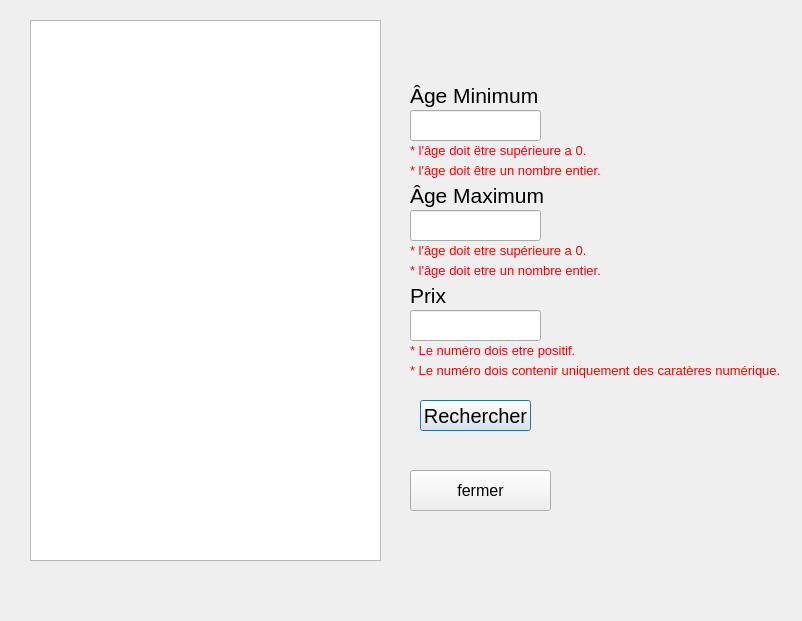
<?xml version="1.0" encoding="UTF-8"?>
<ui version="4.0">
 <class>Dialog</class>
 <widget class="QDialog" name="Dialog">
  <property name="geometry">
   <rect>
    <x>0</x>
    <y>0</y>
    <width>802</width>
    <height>621</height>
   </rect>
  </property>
  <property name="windowTitle">
   <string>Dialog</string>
  </property>
  <widget class="QLineEdit" name="lineEdit_age_min">
   <property name="geometry">
    <rect>
     <x>410</x>
     <y>110</y>
     <width>131</width>
     <height>31</height>
    </rect>
   </property>
   <property name="font">
    <font>
     <pointsize>12</pointsize>
    </font>
   </property>
   <property name="text">
    <string/>
   </property>
  </widget>
  <widget class="QLabel" name="label_titre_age_min">
   <property name="geometry">
    <rect>
     <x>410</x>
     <y>80</y>
     <width>141</width>
     <height>31</height>
    </rect>
   </property>
   <property name="font">
    <font>
     <pointsize>16</pointsize>
    </font>
   </property>
   <property name="text">
    <string>Âge Minimum</string>
   </property>
  </widget>
  <widget class="QLabel" name="label_titre_age_max">
   <property name="geometry">
    <rect>
     <x>410</x>
     <y>180</y>
     <width>371</width>
     <height>31</height>
    </rect>
   </property>
   <property name="font">
    <font>
     <pointsize>16</pointsize>
    </font>
   </property>
   <property name="text">
    <string>Âge Maximum</string>
   </property>
  </widget>
  <widget class="QLineEdit" name="lineEdit_age_max">
   <property name="geometry">
    <rect>
     <x>410</x>
     <y>210</y>
     <width>131</width>
     <height>31</height>
    </rect>
   </property>
   <property name="font">
    <font>
     <pointsize>12</pointsize>
    </font>
   </property>
   <property name="text">
    <string/>
   </property>
  </widget>
  <widget class="QPushButton" name="pushButton_age_rechercher">
   <property name="geometry">
    <rect>
     <x>420</x>
     <y>400</y>
     <width>111</width>
     <height>31</height>
    </rect>
   </property>
   <property name="font">
    <font>
     <pointsize>15</pointsize>
    </font>
   </property>
   <property name="text">
    <string>Rechercher</string>
   </property>
  </widget>
  <widget class="QListView" name="listView_list_patient_avance">
   <property name="geometry">
    <rect>
     <x>30</x>
     <y>20</y>
     <width>351</width>
     <height>541</height>
    </rect>
   </property>
  </widget>
  <widget class="QPushButton" name="pushButton_hide_list_avance">
   <property name="geometry">
    <rect>
     <x>410</x>
     <y>470</y>
     <width>141</width>
     <height>41</height>
    </rect>
   </property>
   <property name="font">
    <font>
     <pointsize>12</pointsize>
    </font>
   </property>
   <property name="text">
    <string>fermer</string>
   </property>
  </widget>
  <widget class="QLabel" name="label_titre_prix">
   <property name="geometry">
    <rect>
     <x>410</x>
     <y>280</y>
     <width>371</width>
     <height>31</height>
    </rect>
   </property>
   <property name="font">
    <font>
     <pointsize>16</pointsize>
    </font>
   </property>
   <property name="text">
    <string>Prix</string>
   </property>
  </widget>
  <widget class="QLineEdit" name="lineEdit_prix">
   <property name="geometry">
    <rect>
     <x>410</x>
     <y>310</y>
     <width>131</width>
     <height>31</height>
    </rect>
   </property>
   <property name="font">
    <font>
     <pointsize>12</pointsize>
    </font>
   </property>
   <property name="text">
    <string/>
   </property>
  </widget>
  <widget class="QLabel" name="label_erreure_taille_age_min">
   <property name="geometry">
    <rect>
     <x>410</x>
     <y>140</y>
     <width>331</width>
     <height>21</height>
    </rect>
   </property>
   <property name="font">
    <font>
     <pointsize>10</pointsize>
    </font>
   </property>
   <property name="text">
    <string>&lt;html&gt;&lt;head/&gt;&lt;body&gt;&lt;p&gt;&lt;span style=&quot; color:#ff0000;&quot;&gt;* l'âge doit ëtre supérieure a 0.&lt;/span&gt;&lt;/p&gt;&lt;/body&gt;&lt;/html&gt;</string>
   </property>
  </widget>
  <widget class="QLabel" name="label_erreure_chiffreonly_num_age_min">
   <property name="geometry">
    <rect>
     <x>410</x>
     <y>160</y>
     <width>371</width>
     <height>21</height>
    </rect>
   </property>
   <property name="font">
    <font>
     <pointsize>10</pointsize>
    </font>
   </property>
   <property name="text">
    <string>&lt;html&gt;&lt;head/&gt;&lt;body&gt;&lt;p&gt;&lt;span style=&quot; color:#ff0000;&quot;&gt;* l'âge doit être un nombre entier.&lt;/span&gt;&lt;/p&gt;&lt;/body&gt;&lt;/html&gt;</string>
   </property>
  </widget>
  <widget class="QLabel" name="label_erreure_positif">
   <property name="geometry">
    <rect>
     <x>410</x>
     <y>340</y>
     <width>331</width>
     <height>21</height>
    </rect>
   </property>
   <property name="font">
    <font>
     <pointsize>10</pointsize>
    </font>
   </property>
   <property name="text">
    <string>&lt;html&gt;&lt;head/&gt;&lt;body&gt;&lt;p&gt;&lt;span style=&quot; color:#ff0000;&quot;&gt;* Le numéro dois etre positif.&lt;/span&gt;&lt;/p&gt;&lt;/body&gt;&lt;/html&gt;</string>
   </property>
  </widget>
  <widget class="QLabel" name="label_erreure_chiffreonly_num_prix">
   <property name="geometry">
    <rect>
     <x>410</x>
     <y>360</y>
     <width>371</width>
     <height>21</height>
    </rect>
   </property>
   <property name="font">
    <font>
     <pointsize>10</pointsize>
    </font>
   </property>
   <property name="text">
    <string>&lt;html&gt;&lt;head/&gt;&lt;body&gt;&lt;p&gt;&lt;span style=&quot; color:#ff0000;&quot;&gt;* Le numéro dois contenir uniquement des caratères numérique.&lt;/span&gt;&lt;/p&gt;&lt;/body&gt;&lt;/html&gt;</string>
   </property>
  </widget>
  <widget class="QLabel" name="label_erreure_taille_num_age_max">
   <property name="geometry">
    <rect>
     <x>410</x>
     <y>240</y>
     <width>331</width>
     <height>21</height>
    </rect>
   </property>
   <property name="font">
    <font>
     <pointsize>10</pointsize>
    </font>
   </property>
   <property name="text">
    <string>&lt;html&gt;&lt;head/&gt;&lt;body&gt;&lt;p&gt;&lt;span style=&quot; color:#ff0000;&quot;&gt;* l'âge doit etre supérieure a 0.&lt;/span&gt;&lt;/p&gt;&lt;/body&gt;&lt;/html&gt;</string>
   </property>
  </widget>
  <widget class="QLabel" name="label_erreure_chiffreonly_num_age_max">
   <property name="geometry">
    <rect>
     <x>410</x>
     <y>260</y>
     <width>371</width>
     <height>21</height>
    </rect>
   </property>
   <property name="font">
    <font>
     <pointsize>10</pointsize>
    </font>
   </property>
   <property name="text">
    <string>&lt;html&gt;&lt;head/&gt;&lt;body&gt;&lt;p&gt;&lt;span style=&quot; color:#ff0000;&quot;&gt;* l'âge doit etre un nombre entier.&lt;/span&gt;&lt;/p&gt;&lt;/body&gt;&lt;/html&gt;</string>
   </property>
  </widget>
 </widget>
 <resources/>
 <connections/>
</ui>
